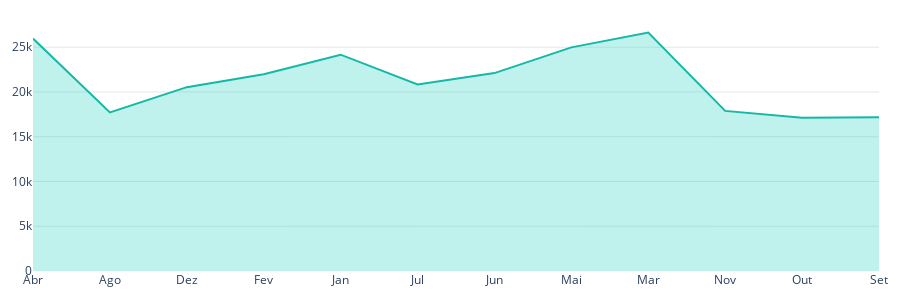

Source (notebook cell):
### Code cell
fig_receita = go.Figure()
fig_receita.add_trace(go.Scatter(
    x=df_receita_mensal['Mes_abreviado'],
    y=df_receita_mensal['Valor_total'],
    fill='tozeroy',
    fillcolor='rgba(45, 212, 191, 0.3)',
    line=dict(color='rgb(20, 184, 166)', width=2),
    mode='lines'   

    
))

fig_receita.update_layout(
    height=300,
    margin=dict(l=20, r=20, t=20, b=20),
    paper_bgcolor='rgba(0,0,0,0)',
    plot_bgcolor='rgba(0,0,0,0)',
    xaxis=dict(showgrid=False),
    yaxis=dict(showgrid=True, gridcolor='rgba(128,128,128,0.2)'),
    hovermode='x unified'
)


#st.plotly_chart(fig_receita, use_container_width=True)

### Figure 1 — Plotly figure (JSON) as saved in the notebook; plotly's stock layout.template omitted (floating-point values rounded to 4 significant figures)
{"data": [{"fill": "tozeroy", "fillcolor": "rgba(45, 212, 191, 0.3)", "line": {"color": "rgb(20, 184, 166)", "width": 2}, "mode": "lines", "type": "scatter", "x": ["Abr", "Ago", "Dez", "Fev", "Jan", "Jul", "Jun", "Mai", "Mar", "Nov", "Out", "Set"], "y": [25970.0, 17710.0, 20540.0, 21990.0, 24160.0, 20830.0, 22100.0, 24980.0, 26640.0, 17890.0, 17120.0, 17190.0]}], "layout": {"height": 300, "hovermode": "x unified", "margin": {"b": 20, "l": 20, "r": 20, "t": 20}, "paper_bgcolor": "rgba(0,0,0,0)", "plot_bgcolor": "rgba(0,0,0,0)", "xaxis": {"showgrid": false}, "yaxis": {"gridcolor": "rgba(128,128,128,0.2)", "showgrid": true}}}
